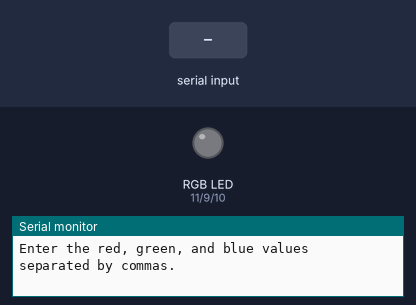
Bench run of a sketch on a simulated Arduino Uno, built with avr-gcc and run on an emulated ATmega328P. Shown: an RGB LED mixed from three pins (HIGH = lit), the last lines printed to the serial monitor. Inputs (shaded band) come from the test bench.

Above: at 1.2 s.
1.3 s: "90,45,200\n" received over the second serial link
At 2.8 s:
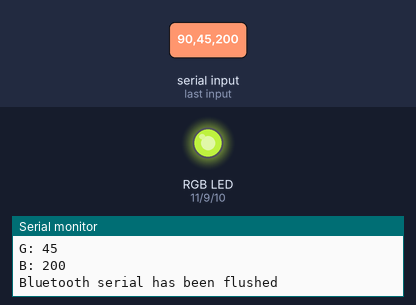
3.8 s: "0\n" received over the second serial link
6.8 s: "30,150,10\n" received over the second serial link
At 8.3 s:
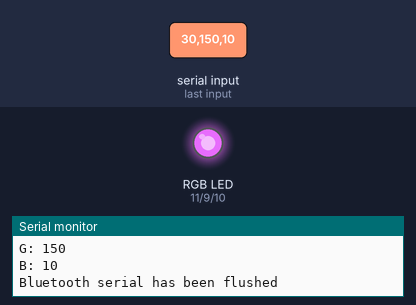
9.3 s: "90\n" received over the second serial link
12.3 s: "1,90\n" received over the second serial link
At 15.0 s:
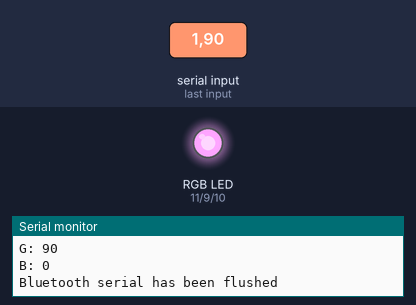
15.3 s: "90,45,200,10\n" received over the second serial link
At 20.5 s:
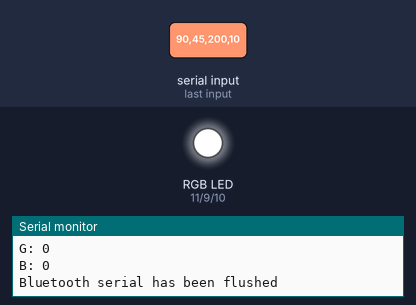
Timing chart, 0 to 20.8 s (numbered marks = the images above; inputs shaded):
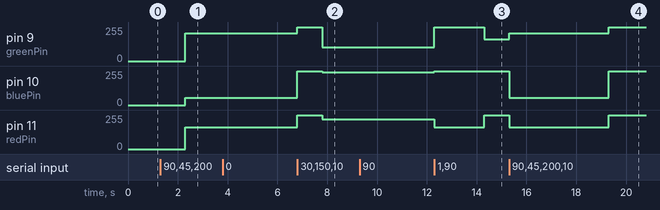

The sketch:

rgbLed_d1.ino
```cpp
#include <SoftwareSerial.h>

SoftwareSerial bt(6, 5);

// pins for the LEDs:
const int redPin = 11;
const int greenPin = 9;
const int bluePin = 10;

//variables for rgb input
int isRed;
int isGreen;
int isBlue;

void setup() {

  // initialize serial and bluetooth:
  bt.begin(9600);  //to read in values from bluetooth
  Serial.begin(9600);  //for serial monitor

  //Prompt for user input
  Serial.println("Enter the red, green, and blue values separated by commas.");

  // make the pins outputs:
  pinMode(redPin, OUTPUT);
  pinMode(greenPin, OUTPUT);
  pinMode(bluePin, OUTPUT);

}//end setup

void loop() {

  //check if there's anything coming from the bluetooth
  if(bt.available() > 0){

    //parse each color for integers
    isRed = bt.parseInt();
    isGreen = bt.parseInt();
    isBlue = bt.parseInt();

    //sanity test
    Serial.println("I received: ");
    Serial.print("R: ");
    Serial.println(isRed);
    Serial.print("G: ");
    Serial.println(isGreen);
    Serial.print("B: ");
    Serial.println(isBlue);

    //for any newline
    if(bt.parseInt() == 0){
      bt.flush();  //flushes the value
      Serial.println("Bluetooth serial has been flushed");  //debug
    }//end if

    // fade the red, green, and blue legs of the LED:
    int red = isRed;
    int blue = isBlue;
    int green = isGreen;

    //print the colors
    color(red, green, blue);

  }//end if(bt.available()...

}//end loop

//color generates colors based on input
void color (unsigned char r, unsigned char g, unsigned char b)
{
  analogWrite(redPin, 255-r);
  analogWrite(greenPin, 255-g);
  analogWrite(bluePin, 255-b);
}//end color
```

Measured:
- after the input at 1.3 s, pin 9 (greenPin): 0/255 → 210/255 after 1.0 s; pin 10 (bluePin): 0/255 → 55/255 after 1.0 s; pin 11 (redPin): 0/255 → 165/255 after 1.0 s
- after the input at 3.8 s, pin 9 (greenPin): 210/255 → 255/255 after 3.0 s; pin 10 (bluePin): 55/255 → 255/255 after 3.0 s; pin 11 (redPin): 165/255 → 255/255 after 3.0 s
- after the input at 6.8 s, pin 9 (greenPin): 255/255 → 105/255 after 1.0 s; pin 10 (bluePin): 255/255 → 245/255 after 1.0 s; pin 11 (redPin): 255/255 → 225/255 after 1.0 s
- after the input at 9.3 s, pin 9 (greenPin): 105/255 → 255/255 after 3.0 s; pin 10 (bluePin): 245/255 → 255/255 after 3.0 s; pin 11 (redPin): 225/255 → 165/255 after 3.0 s
- after the input at 12.3 s, pin 9 (greenPin): 255/255 → 165/255 after 2.0 s; pin 11 (redPin): 165/255 → 254/255 after 2.0 s
- after the input at 15.3 s, pin 9 (greenPin): 165/255 → 210/255 at once, → 255/255 4.0 s later; pin 10 (bluePin): 255/255 → 55/255 at once, → 255/255 4.0 s later; pin 11 (redPin): 254/255 → 165/255 at once, → 255/255 4.0 s later
